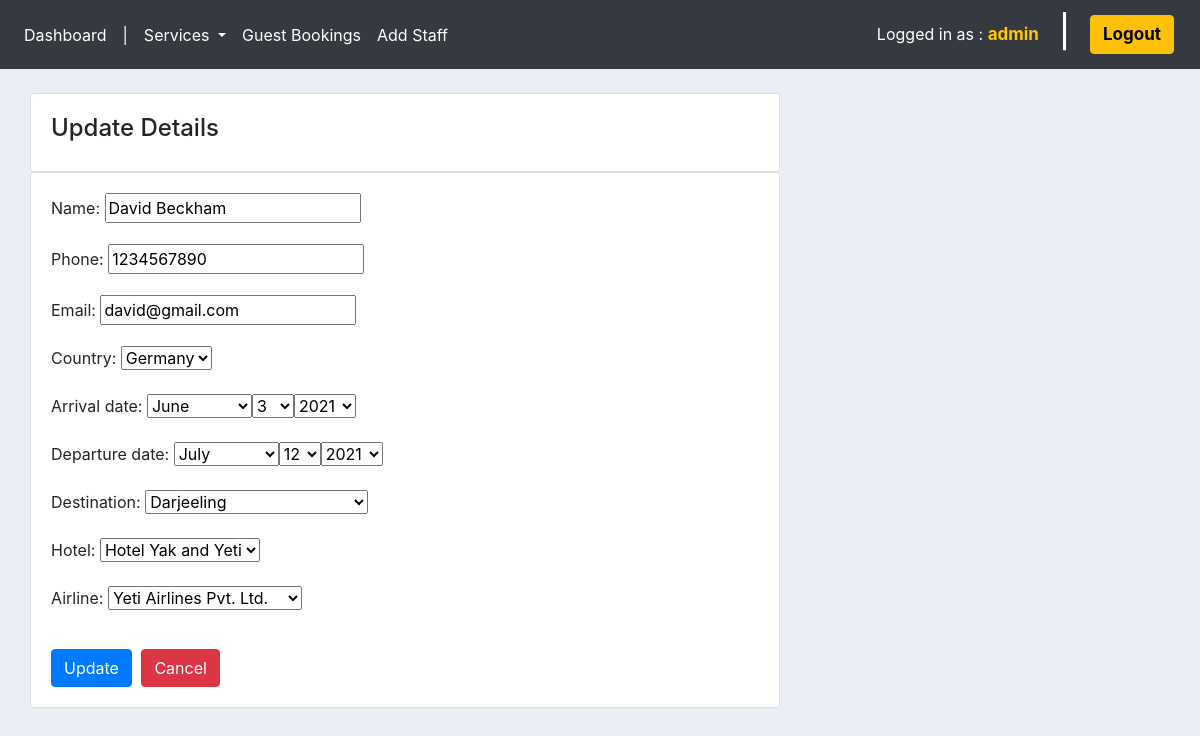
/update_guest/1/ (signed in), run on an earlier commit of the app's database.
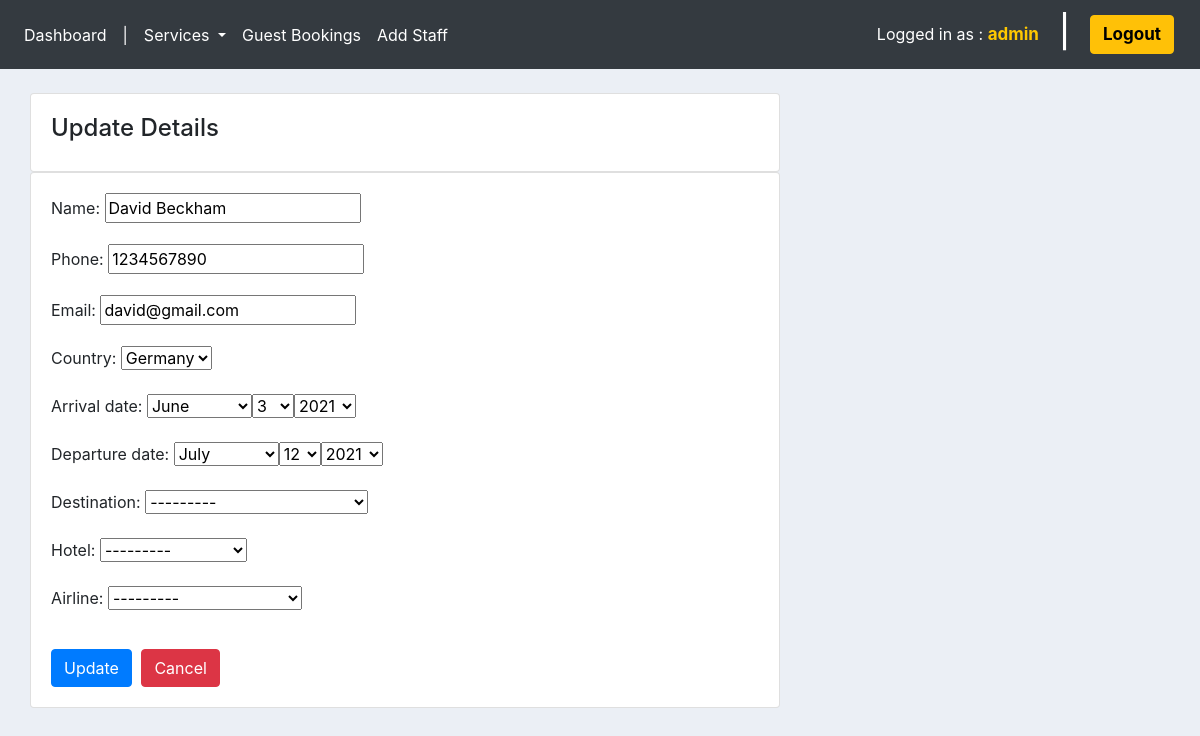
And on a later commit of the database.
### ums/models.py (models this page shows, shortened)
class Guest(models.Model):
    name = models.CharField(max_length=200, null=True)
    phone = models.CharField(max_length=200, null=True)
    email = models.EmailField(max_length=200, null=True)
    country = models.ForeignKey(Country, null=True, on_delete=models.SET_NULL)
    arrival_date = models.DateField(null=True)
    departure_date = models.DateField(null=True)
    destination = models.ForeignKey(Destination, null=True, on_delete=models.SET_NULL)
    hotel = models.ForeignKey(Hotel, null=True, on_delete=models.SET_NULL)
    airline = models.ForeignKey(Airline, null=True, on_delete=models.SET_NULL)
    date_created = models.DateTimeField(auto_now_add=True, null=True)

### ums/decorators.py (the view)
        def wrapper_func(request, *args, **kwargs):
            group = None
            if request.user.groups.exists():
                group = request.user.groups.all()[0].name
            if group in allowed_roles:
                return view_func(request, *args, **kwargs)
            else:
                return HttpResponse('Unauthorized access as ' + group + '.')

### ums/forms.py
class GuestForm(ModelForm):
    class Meta:
        model = Guest
        fields = '__all__'
        widgets = {
            'arrival_date': SelectDateWidget(),
            'departure_date': SelectDateWidget()
        }

### tour/models.py (called while the page is built)
    def __str__(self):
        return self.destinationName

    def __str__(self):
        return self.airlineName

    def __str__(self):
        return self.hotelName

### ums/models.py (called while the page is built)
    def __str__(self):
        return self.countryName

### ums/views.py (called while the page is built)
@login_required(login_url='login')
@allowed_users(allowed_roles=['admin', 'staff'])
def updateGuest(request, id):
    guest = Guest.objects.get(id=id)
    form = GuestForm(instance=guest)
    if request.method == 'POST':
        form = GuestForm(request.POST, instance=guest)
        if form.is_valid():
            form.save()
            return redirect('guests')
    context = {'form': form}
    return render(request, 'tour/update_form.html', context)

### tour/templates/tour/update_form.html (shortened to what this page needs)
{% extends 'ums/main.html' %}
{% load static %}
{% block content %}
<section class="container-fluid" style="margin-bottom: 5%;">
    <section class="row">
        <section class="col-md-8">
            <div class="card card-body">
                <span>
                    <h4>Update Details</h4>
                </span>
            </div>
            <div class="card card-body">
                <form action="" method="post">
                    {{form.as_p}}
                    <input type="submit" value="Update" class="btn btn-primary" style="margin-top: 15px;">
                    <a href="{% url 'home' %}" class="btn btn-danger" style="margin: 15px 0px 0px 5px;">Cancel</a>
                </form>
            </div>
        </section>
    </section>
</section>
{% endblock %}

What changed in the data, as far as the page shows it:
changed Guest "David Beckham": destination "Darjeeling" → "---------"; hotel "Hotel Yak and Yeti" → "---------"; airline "Yeti Airlines Pvt. Ltd." → "---------"
